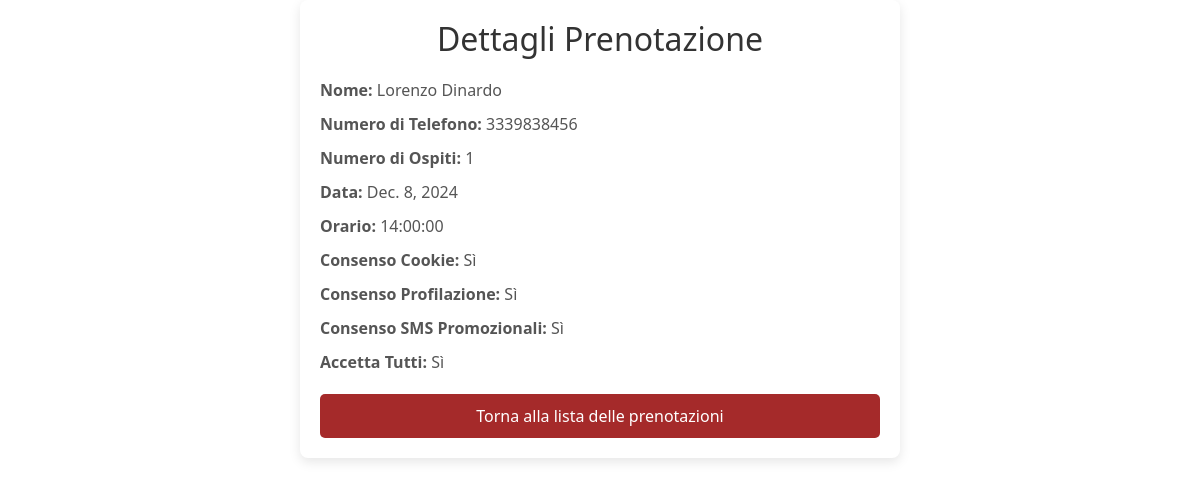
Page /gestionale/prenotazioni/1/ on the committed database.
### gestionale/models.py (models this page shows, shortened)
class Reservation(models.Model):
    first_name = models.CharField(max_length=100)
    last_name = models.CharField(max_length=100)
    phone_number = models.CharField(max_length=20)
    guests = models.IntegerField(default=1)
    reservation_date = models.DateField()
    reservation_time = models.CharField(max_length=10)  # Mantieni sempre il formato 'HH:MM'
    cookie_consent = models.BooleanField(default=False)
    profiling_consent = models.BooleanField(default=False)
    promotional_sms_consent = models.BooleanField(default=False)
    accept_all = models.BooleanField(default=False)

### gestionale/views.py (the view)
# urls.py: path('prenotazioni/<int:reservation_id>/', views.prenotazione_dettaglio, name='prenotazione_dettaglio'),
def prenotazione_dettaglio(request, reservation_id):
    reservation = get_object_or_404(Reservation, id=reservation_id)
    return render(request, 'gestionale/prenotazione_dettaglio.html', {'reservation': reservation})

### gestionale/templates/gestionale/prenotazione_dettaglio.html (shortened to what this page needs)
{% extends "base.html" %}
{% load static %}
{% block css_files %}
    <link rel="stylesheet" href="{% static 'gestionale/prenotazione_dettaglio.css' %}">
{% endblock %}
{% block content %}
<div class="reservation-detail-container">
    <h2>Dettagli Prenotazione</h2>
    <p><strong>Nome:</strong> {{ reservation.first_name }} {{ reservation.last_name }}</p>
    <p><strong>Numero di Telefono:</strong> {{ reservation.phone_number }}</p>
    <p><strong>Numero di Ospiti:</strong> {{ reservation.guests }}</p>
    <p><strong>Data:</strong> {{ reservation.reservation_date }}</p>
    <p><strong>Orario:</strong> {{ reservation.reservation_time }}</p>
    <p><strong>Consenso Cookie:</strong> {{ reservation.cookie_consent|yesno:"Sì,No" }}</p>
    <p><strong>Consenso Profilazione:</strong> {{ reservation.profiling_consent|yesno:"Sì,No" }}</p>
    <p><strong>Consenso SMS Promozionali:</strong> {{ reservation.promotional_sms_consent|yesno:"Sì,No" }}</p>
    <p><strong>Accetta Tutti:</strong> {{ reservation.accept_all|yesno:"Sì,No" }}</p>
    <a href="{% url 'gestionale:prenotazioni' %}" class="back-button">Torna alla lista delle prenotazioni</a>
</div>
{% endblock %}

### static/gestionale/prenotazione_dettaglio.css (style rules this page uses)
.reservation-detail-container { max-width: 600px; margin: 0 auto; padding: 20px; background-color: #fff; border-radius: 8px; box-shadow: 0 4px 12px rgba(0, 0, 0, 0.1); }
.reservation-detail-container h2 { text-align: center; color: #333; margin-bottom: 20px; }
.reservation-detail-container p { font-size: 16px; margin: 10px 0; color: #555; }
.back-button { display: block; text-align: center; margin-top: 20px; padding: 10px; background-color: #a52a2a; color: #fff; text-decoration: none; border-radius: 5px; }

### rows in the picture
Reservation: first_name "Lorenzo", last_name "Dinardo", phone_number "3339838456", guests "1", reservation_date "Dec. 8, 2024", reservation_time "14:00:00", cookie_consent "Sì", profiling_consent "Sì", promotional_sms_consent "Sì", accept_all "Sì"
